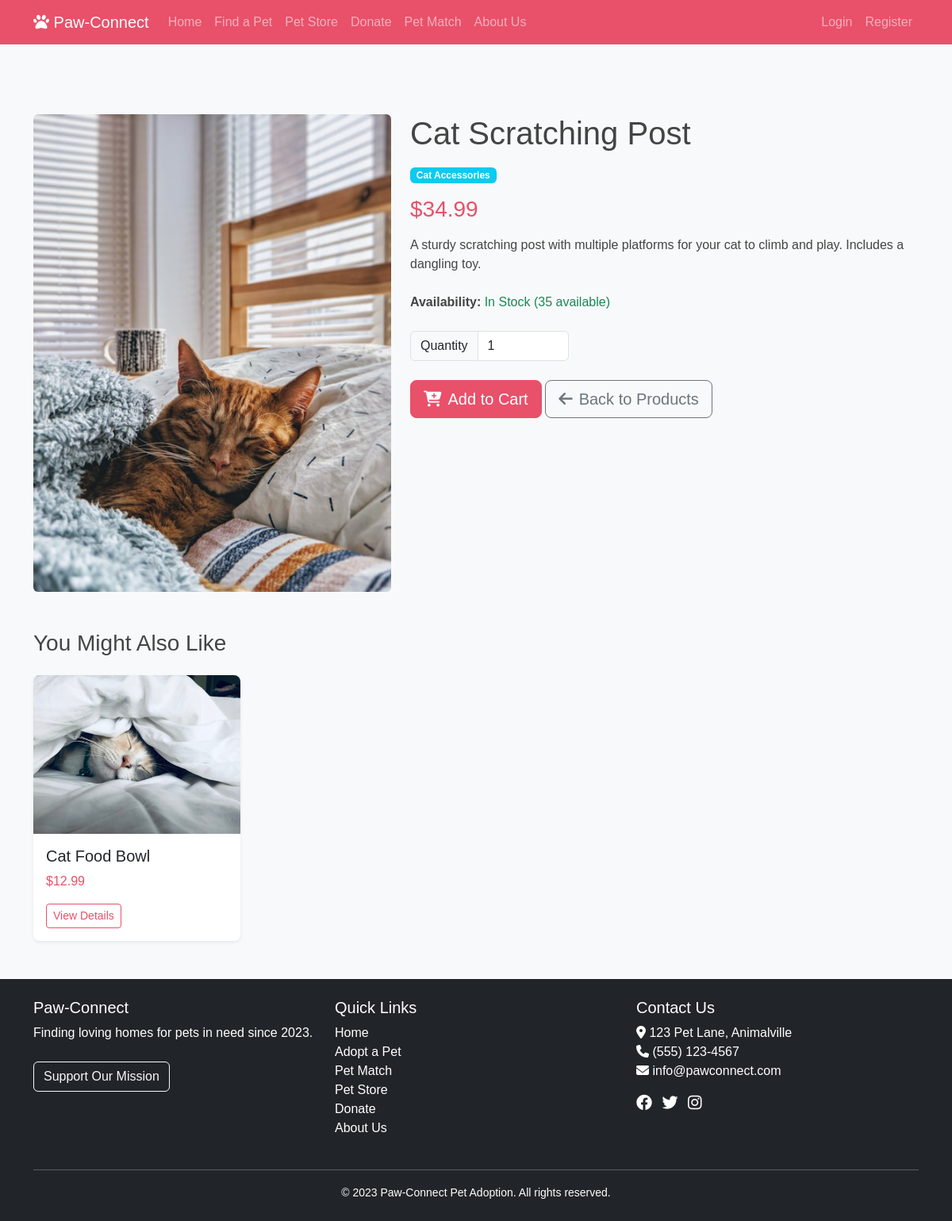
The app's page /products/2 with its own data.
### models.py (models this page shows, shortened)
class Product(db.Model):
    id = db.Column(db.Integer, primary_key=True)
    name = db.Column(db.String(100), nullable=False)
    category = db.Column(db.String(50))  # food, toys, accessories, etc.
    price = db.Column(db.Float, nullable=False)
    description = db.Column(db.Text)
    stock = db.Column(db.Integer, default=0)
    image_filename = db.Column(db.String(255))
    created_at = db.Column(db.DateTime, default=datetime.utcnow)
    order_items = db.relationship('OrderItem', backref='product', lazy=True)

### routes.py (the view)
@app.route('/products/<int:product_id>')
def product_detail(product_id):
    product = Product.query.get_or_404(product_id)
    related_products = Product.query.filter(
        Product.category == product.category,
        Product.id != product.id
    ).limit(4).all()
    return render_template('product_detail.html', product=product, related_products=related_products)

### routes.py (called while the page is built)
@app.context_processor
def inject_cart_count():
    cart_count = 0
    if current_user.is_authenticated:
        cart_items = CartItem.query.filter_by(user_id=current_user.id).all()
        cart_count = sum(item.quantity for item in cart_items)
    return dict(cart_count=cart_count)

### templates/product_detail.html (shortened to what this page needs)
{% extends "base.html" %}
{% block content %}
<div class="container mt-5">
    <div class="row">
        <div class="col-md-5">
            {% if product.image_filename %}
            <img src="{{ url_for('static', filename='uploads/' + product.image_filename) }}" class="img-fluid rounded product-img" alt="{{ product.name }}">
            {% else %}
            <div class="placeholder-img d-flex justify-content-center align-items-center bg-light rounded" style="height: 400px;">
                <i class="fas fa-box fa-4x text-secondary"></i>
            </div>
            {% endif %}
        </div>
        <div class="col-md-7">
            <h1 class="mb-3">{{ product.name }}</h1>
            <p class="badge bg-info mb-3">{{ product.category }}</p>
            <h3 class="text-primary mb-3">${{ "%.2f"|format(product.price) }}</h3>
            <div class="mb-4">
                <p>{{ product.description|safe }}</p>
            </div>
            <div class="mb-4">
                <p><strong>Availability:</strong>
                {% if product.stock > 0 %}
                <span class="text-success">In Stock ({{ product.stock }} available)</span>
                {% else %}
                <span class="text-danger">Out of Stock</span>
                {% endif %}
                </p>
            </div>
            <form method="POST" action="{{ url_for('add_to_cart', product_id=product.id) }}">
                <div class="input-group mb-4" style="max-width: 200px;">
                    <span class="input-group-text">Quantity</span>
                    <input type="number" name="quantity" class="form-control" value="1" min="1" max="{{ product.stock }}" required>
                </div>
                <div class="d-grid gap-2 d-md-block">
                    <button type="submit" class="btn btn-primary btn-lg" {% if product.stock <= 0 %}disabled{% endif %}>
                        <i class="fas fa-cart-plus me-2"></i>Add to Cart
                    </button>
                    <a href="{{ url_for('products') }}" class="btn btn-outline-secondary btn-lg">
                        <i class="fas fa-arrow-left me-2"></i>Back to Products
                    </a>
                </div>
            </form>
        </div>
    </div>
    <div class="mt-5">
        <h3 class="mb-4">You Might Also Like</h3>
        <div class="row">
            {% for related in related_products %}
            <div class="col-md-3 mb-4">
                <div class="card h-100">
                    {% if related.image_filename %}
                    <img src="{{ url_for('static', filename='uploads/' + related.image_filename) }}" class="card-img-top" alt="{{ related.name }}" style="height: 200px; object-fit: cover;">
                    {% else %}
                    <div class="placeholder-img d-flex justify-content-center align-items-center bg-light" style="height: 200px;">
                        <i class="fas fa-box fa-2x text-secondary"></i>
                    </div>
                    {% endif %}
                    <div class="card-body">
                        <h5 class="card-title">{{ related.name }}</h5>
                        <p class="card-text text-primary">${{ "%.2f"|format(related.price) }}</p>
                        <a href="{{ url_for('product_detail', product_id=related.id) }}" class="btn btn-sm btn-outline-primary">View Details</a>
                    </div>
                </div>
            </div>
            {% endfor %}
        </div>
    </div>
</div>
{% endblock %}

### static/css/style.css (style rules this page uses)
:root { --primary-color: #e9506a; --primary-dark: #c13f57; --primary-light: #f17a8f; --secondary-color: #8a304e; --accent-color: #ffd0d8; --text-color: #444444; --light-bg: #fef6f7; --dark-primary: #ff6384; --dark-primary-dark: #e3476a; --dark-primary-light: #ff8ca3; --dark-secondary: #9d3463; --dark-background: #121212; --dark-surface: #242424; --dark-text: #e0e0e0; }
.btn-primary { background-color: var(--primary-color); border-color: var(--primary-color); }
.btn-outline-primary { color: var(--primary-color); border-color: var(--primary-color); }
.text-primary { color: var(--primary-color) !important; }
body { font-family: 'Nunito', sans-serif; color: var(--text-color); background-color: #f8f9fa; }
a { color: var(--primary-color); text-decoration: none; }
.card { border-radius: 0.5rem; overflow: hidden; box-shadow: 0 0.125rem 0.25rem rgba(0, 0, 0, 0.075); border: none; transition: all 0.3s ease; }
.product-img { max-width: 100%; height: auto; border-radius: 0.5rem; }

### static/css/animations.css (style rules this page uses)
html { transition: color 0.3s ease, background-color 0.3s ease; }
body, .card, .navbar, .alert, .btn, .form-control, .modal-content, .dropdown-menu, .list-group-item { transition: all 0.3s ease; }
.card { transition: transform 0.3s ease, box-shadow 0.3s ease; }
.btn { transition: all 0.3s ease; }
.product-img, .pet-img { transition: transform 0.5s ease, filter 0.3s ease; }

### records on screen
Product: image_filename (picture), name "Cat Scratching Post", category "Cat Accessories", price "34.99", description "A sturdy scratching post with multiple platforms for your cat to climb and play. Includes a dangling toy.", stock "35"
Product: image_filename (picture), name "Cat Food Bowl", price "12.99"
